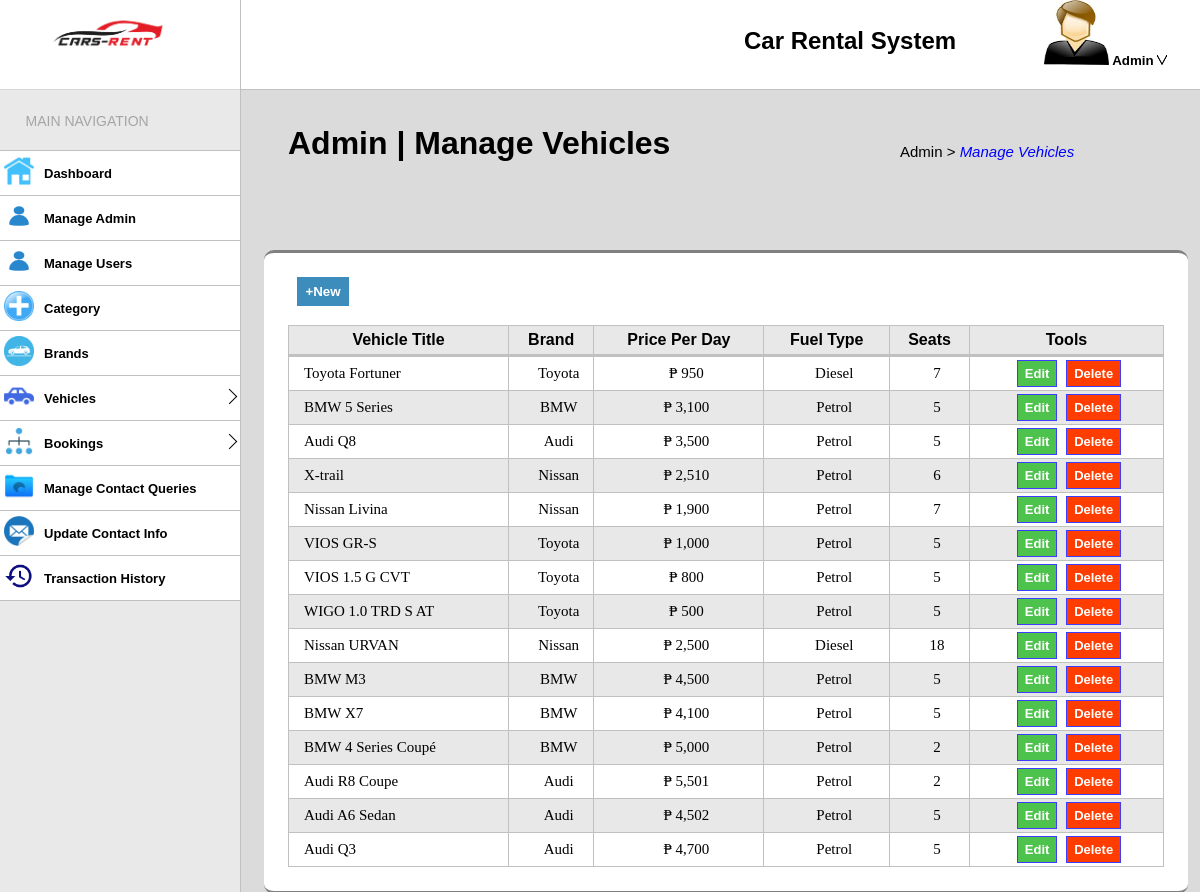
Screenshot of /vehicle.php with the database file from the repository.
### tables this page shows
CREATE TABLE `cars` (
  `car_id` int(11) NOT NULL,
  `carName` varchar(200) NOT NULL,
  `brand_id` int(11) NOT NULL,
  `category_id` int(11) NOT NULL,
  `Description` text NOT NULL,
  `Fuel_Type` varchar(100) NOT NULL,
  `Seats` int(11) NOT NULL,
  `Price` int(11) NOT NULL,
  `Image1` varchar(200) NOT NULL,
  `RegDate` date NOT NULL DEFAULT current_timestamp()
);

CREATE TABLE `brands` (
  `brand_id` int(11) NOT NULL,
  `brand_name` varchar(150) NOT NULL,
  `creation_date` timestamp NOT NULL DEFAULT current_timestamp() ON UPDATE current_timestamp()
);

### vehicle.php (the view, shortened to what this page needs)
<?php
	include("include/connection.php");
?>
<!DOCTYPE html>
<html>
<head>
	<link rel="stylesheet" type="text/css" href="css/style.css">
	<link rel="stylesheet" type="text/css" href="css/users.css">
	<link rel="stylesheet" type="text/css" href="css/animate.min.css">
	<link rel="stylesheet" type="text/css" href="css/products.css">
</head>
<body>
	<h1 class="path">Admin | Manage Vehicles</h1>
	<p class="path1">Admin > <i style="color: blue;">Manage Vehicles</i> </p>
	<div class="top-left">
		<img src="img/logo.png">
	</div>
	<div class="top-right">
		<h2>Car Rental System</h2>
		<button href class="dropdown">
			<img src="img/user.jpg" class="icon">
			Admin
			<img src="img/dropdown.png" class="down">
		</button>
	</div>
	<div class="bottom-left">
		<span style="font-family: 'Arial',sans-serif;font-size: 14px;position: absolute;top: 3%;
		left: 11%;color: #a7a4a4;">MAIN NAVIGATION</span>
		<div class="images" style="margin-top: 61px;border-top: 1px solid silver;">
			<span><img src="img/home.png"></span>
			<span class="secspan"><a class="navbtn" href="admin.php" >Dashboard</a></span>
		</div>
		<div class="images">
			<span><img src="img/person.png"></span>
			<span class="secspan"><a class="navbtn" href="manageadmin.php" >Manage Admin</a></span>
		</div>
		<div class="images">
			<span><img src="img/person.png"></span>
			<span class="secspan"><a class="navbtn" href="users.php" >Manage Users</a></span>
		</div>
		<div class="images">
			<span><img src="img/add.png"></span>
			<span class="secspan"><a class="navbtn" href="category.php" >Category</a></span>
		</div>
		<div class="images">
			<span><img src="img/brand.png"></span>
			<span class="secspan"><a class="navbtn" href="brand.php" >Brands</a></span>
		</div>
		<div class="images">
			<span><img src="img/vehicle.png"></span>
			<span class="secspan"><button id="vehicle" class="navbtn" href="vehicle.php" >Vehicles</button></span>
			<span class="arrowcase1"><div class="arrow1"></div></span>
		</div>
		<div class="images">
			<span><img src="img/booking.png"></span>
			<span class="secspan"><button id="bookings" class="navbtn" href="#" >Bookings</button></span>
			<span class="arrowcase2"><div class="arrow2"></div></span>
		</div>
		<div class="images">
			<span><img src="img/message.png"></span>
			<span class="secspan"><a class="navbtn" href="contactqueries.php" >Manage Contact Queries</a></span>
		</div>
		<div class="images">
			<span><img src="img/contactinfo.png"></span>
			<span class="secspan"><a class="navbtn" href="upcontactinfo.php" >Update Contact Info</a></span>
		</div>
		<div class="images">
			<span><img src="img/history.png"></span>
			<span class="secspan"><a class="navbtn" href="transaction.php" >Transaction History</a></span>
		</div>
	</div>
	<div class="tablebox">
		<button class="add"><a style="text-decoration: none;color: white;"  href="addvehicle.php">+New</a></button>
		<table>
				<tr style="border-bottom: 3px solid silver;font-family: 'Raleway', sans-serif;">
					<th>Vehicle Title</th>
					<th>Brand</th>
					<th>Price Per Day</th>
					<th>Fuel Type</th>
					<th>Seats</th>
					<th>Tools</th>
				</tr>
				<?php
					$sql_show = "SELECT
					cars.car_id,
					cars.carName,
					FORMAT(cars.Price,0) as price,
					cars.Fuel_Type,
					cars.Seats,
					brands.brand_name
					from cars
					INNER JOIN brands
					ON cars.brand_id = brands.brand_id";
					$result = $conn->query($sql_show);
					if ($result->num_rows>0) {
						while ($rows = $result->fetch_assoc()) {
				?>
						<tr>
							<td><?php echo $rows['carName']; ?></td>
							<td style="text-align: center;"><?php echo $rows['brand_name']; ?></td>
							<td style="text-align: center;"><?php echo "&#8369; ".$rows['price']; ?></td>
							<td style="text-align: center;"><?php echo $rows['Fuel_Type']; ?></td>
							<td style="text-align: center;"><?php echo $rows['Seats']; ?></td>
							<td style="text-align: center;">
								<form method="get">
									<a class="edit" href="editvehicle.php?edit=<?php echo $rows['car_id']; ?>">Edit</a>
									<a class="delete" href="users.php?del=<?php echo $rows['car_id']; ?>">Delete<a/>
								</form>
							</td>
						</tr>
				<?php
						}
					}
				?>
		</table>
	</div>
</body>
</html>

### css/style.css (style rules this page uses)
* { padding: 0; margin: 0; }
body { overflow:scroll; z-index: 1; background-color: #80808047; }
.path { font-family: "Agency FB", sans-serif; position: absolute; top: 14%; left: 24%; }
.path1 { position: absolute; top: 16%; left: 75%; font-family: "Raleway", sans-serif; font-weight: 100; font-size: 15px; }
.top-left { width: 20%; height: 10%; position: fixed; top: 0; border-bottom: 1px solid silver; background-color: white; }
.top-left img { margin-left: 20%; width: 50%; margin-top: 5%; }
.top-right { border-left: 1px solid silver; width: 80%; height: 10%; position: fixed; top: 0; left: 20%; border-bottom: 1px solid silver; background-color: white; z-index: 3; }
.bottom-left { width: 20.1%; height: 90%; position: fixed; top: 10%; left: -1px; background-color: #ffffff61; border-right:1px solid silver; }
.top-right h2 { font-family: "Raleway", sans-serif; position: fixed; top: 3%; left: 62%; }
.dropdown { background-color: white; border: none; position: fixed; top: 0%; left: 87%; font-weight: 700; }
.dropdown .icon { width: 65px; height: 65px; ; }
.dropdown .down { width: 10px; height: 10px; }
.bottom-left .images { background-color: white; width: 100%; transition: ease-in-out .2s ; display: flex; border-bottom: 1px solid silver; }
.bottom-left .images span img { width: 30px; height: 30px; margin: 5px 5px 0 5px; }
.bottom-left .images .secspan { flex-grow:1; }
.bottom-left .images .navbtn { text-decoration: none; color: black; font-family: "Raleway", sans-serif; font-size: 13px; font-weight: 700; display: flex; border:none; transition: ease-in-out .2s ; padding: 15px 0 14px 5px; background-color: white; }
.bottom-left .images button { width: 100%; }
.arrow1 { border-top: 1px solid black; border-right: 1px solid black; width: 10px; height: 10px; z-index: 3; transform: rotate(45deg); margin-top: 15px; margin-right: 5px; transition: ease-in-out .3s; }
.arrow2 { border-top: 1px solid black; border-right: 1px solid black; width: 10px; height: 10px; z-index: 3; transform: rotate(45deg); margin-top: 15px; margin-right: 5px; transition: ease-in-out .3s; }

### css/users.css (style rules this page uses)
.tablebox { background-color: white; width: 73%; position: absolute; top: 28%; right: 1%; border-radius: 10px; border-top: 3px solid gray; border-bottom: 3px solid gray; padding:2%; display: flex; flex-direction: column; }
.tablebox table { width: 100%; margin-top: 1%; }
.tablebox table,tr,th,td { border:1px solid silver; border-collapse: collapse; padding: 5px; }
.tablebox table tr:nth-child(odd) { background-color: #8080802e; }
.tablebox tr td { font-size: 17px; }
.tablebox tr td .edit { background-color: #4dc34d; color: white; padding: 5px 7px 5px 7px; border:1px solid #3d3dff; font-weight: 600; margin-right: 5px; }
.tablebox tr td .delete { background-color: #ff3d00; color: white; padding: 5px 7px 5px 7px; border:1px solid #3d3dff; font-weight: 600; }
.tablebox .add { background-color: #3c8dbc; padding: 7px; font-weight: 700; color: white; border:none; margin-bottom: 10px; position: relative; left: 1%; width: 6%; }
.tablebox table tr td { font-size: 15px; padding: 8px 0 8px 15px; }
.tablebox table tr td a { font-weight: 500; font-size: 13px; text-decoration: none; color: white; font-weight: 700; font-family: sans-serif; border: none; padding: 5px; }

### rows the page displays
cars: carName "Toyota Fortuner", brand.brand_name "Toyota", price "950", Fuel_Type "Diesel", Seats "7"
cars: carName "BMW 5 Series", brand.brand_name "BMW", price "3,100", Fuel_Type "Petrol", Seats "5"
cars: carName "Audi Q8", brand.brand_name "Audi", price "3,500", Fuel_Type "Petrol", Seats "5"
cars: carName "X-trail", brand.brand_name "Nissan", price "2,510", Fuel_Type "Petrol", Seats "6"
cars: carName "Nissan Livina", brand.brand_name "Nissan", price "1,900", Fuel_Type "Petrol", Seats "7"
cars: carName "VIOS GR-S", brand.brand_name "Toyota", price "1,000", Fuel_Type "Petrol", Seats "5"
cars: carName "VIOS 1.5 G CVT", brand.brand_name "Toyota", price "800", Fuel_Type "Petrol", Seats "5"
cars: carName "WIGO 1.0 TRD S AT", brand.brand_name "Toyota", price "500", Fuel_Type "Petrol", Seats "5"
cars: carName "Nissan URVAN", brand.brand_name "Nissan", price "2,500", Fuel_Type "Diesel", Seats "18"
cars: carName "BMW M3", brand.brand_name "BMW", price "4,500", Fuel_Type "Petrol", Seats "5"
cars: carName "BMW X7", brand.brand_name "BMW", price "4,100", Fuel_Type "Petrol", Seats "5"
cars: carName "BMW 4 Series Coupé", brand.brand_name "BMW", price "5,000", Fuel_Type "Petrol", Seats "2"
cars: carName "Audi R8 Coupe", brand.brand_name "Audi", price "5,501", Fuel_Type "Petrol", Seats "2"
cars: carName "Audi A6 Sedan", brand.brand_name "Audi", price "4,502", Fuel_Type "Petrol", Seats "5"
cars: carName "Audi Q3", brand.brand_name "Audi", price "4,700", Fuel_Type "Petrol", Seats "5"
